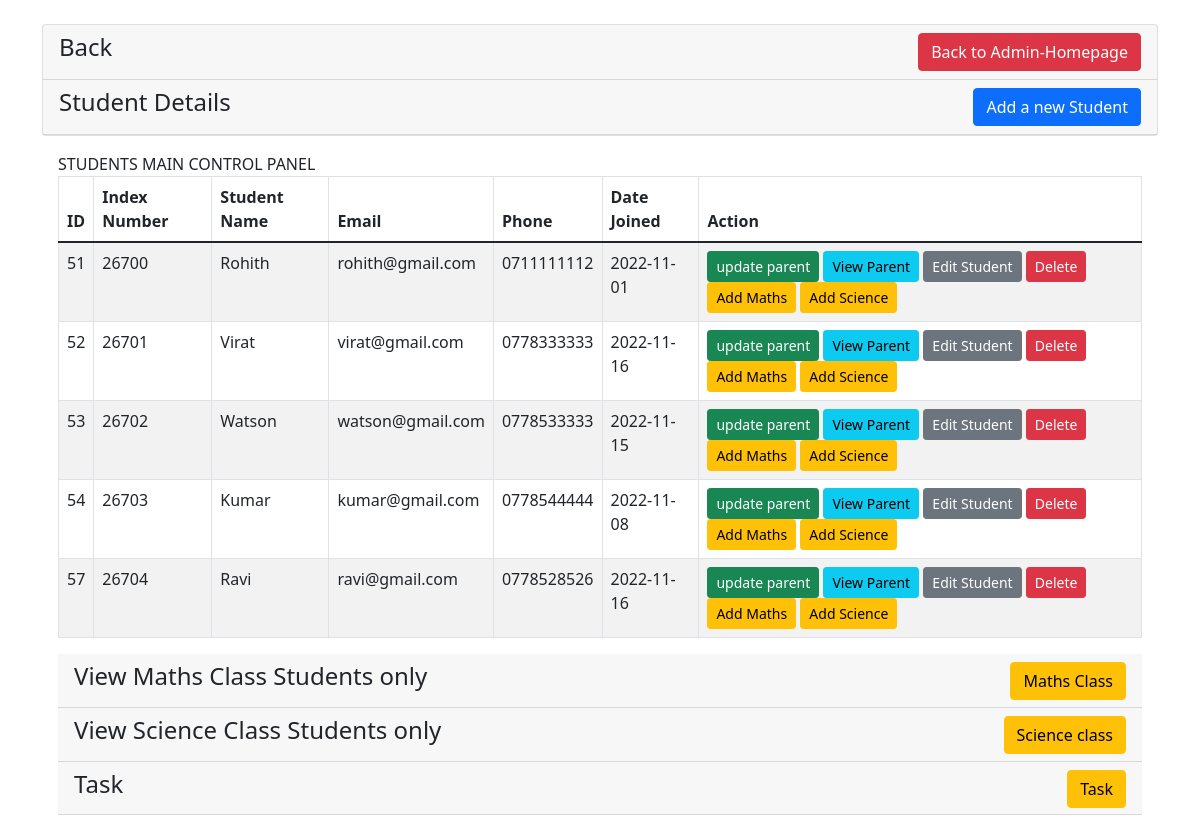
The page / on the database its author committed.
### tables this page shows
CREATE TABLE `student` (
  `stId` int(11) NOT NULL,
  `stName` varchar(200) NOT NULL,
  `indexNumber` varchar(100) NOT NULL,
  `email` varchar(255) NOT NULL,
  `phone` varchar(100) NOT NULL,
  `dateJoined` text NOT NULL
);

### index.php (the view, shortened to what this page needs)
<?php
    require 'dbcon.php';
?>
<!doctype html>
<html lang="en">
  <head>
    <link href="https://cdn.jsdelivr.net/npm/bootstrap@5.1.3/dist/css/bootstrap.min.css" rel="stylesheet">
</head>
<body>
    <div class="container mt-4">
        <div class="row">
            <div class="col-md-12">
                <div class="card">
                    <div class="card-header">
                    <h4>Back
                            <a href="home.php" class="btn btn-danger float-end">Back to Admin-Homepage</a>
                        </h4>
                    </div>
                    <div class="card-header">
                        <h4>Student Details
                            <a href="student-create.php" class="btn btn-primary float-end">Add a new Student</a>
                        </h4>
                        </div>
                    </div>
                    <div class="card-body">
                    <caption>STUDENTS MAIN CONTROL PANEL</caption>
                        <table class="table table-bordered table-striped">
                            <thead>
                                <tr>
                                    <th>ID</th>
                                    <th>Index Number</th>
                                    <th>Student Name</th>
                                    <th>Email</th>
                                    <th>Phone</th>
                                    <th>Date Joined</th>
                                    <th>Action</th>
                                </tr>
                            </thead>
                            <tbody>
                                <?php
                                    $query = "SELECT * FROM student";
                                    $query_run = mysqli_query($con, $query);
                                    if(mysqli_num_rows($query_run) > 0)
                                    {
                                        foreach($query_run as $student)
                                        {
                                            ?>
                                            <tr>
                                                <td><?= $student['stId']; ?></td>
                                                <td><?= $student['indexNumber']; ?></td>
                                                <td><?= $student['stName']; ?></td>
                                                <td><?= $student['email']; ?></td>
                                                <td><?= $student['phone']; ?></td>
                                                <td><?= $student['dateJoined']; ?></td>
                                                <td>
                                                     <a href="parent-add.php?id=<?= $student['indexNumber']; ?>" class="btn btn-success btn-sm">update parent</a>
                                                     <a href="parent-view.php?id=<?=$student['indexNumber']; ?>" class="btn btn-info btn-sm">View Parent</a>
                                                     <a href="student-edit.php?id=<?= $student['stId']; ?>" class="btn btn-secondary btn-sm">Edit Student </a>
                                                    <form action="code.php" method="POST" class="d-inline">
                                                        <button type="submit" name="delete_student" value="<?=$student['indexNumber'];?>" class="btn btn-danger btn-sm">Delete</button>
                                                    </form>
                                                    <form action="code.php" method="POST" class="d-inline">
                                                        <button type="submit" name="add_maths" value="<?=$student['indexNumber'];?>" class="btn btn-warning btn-sm">Add Maths</button>
                                                    </form>
                                                    <form action="code.php" method="POST" class="d-inline">
                                                        <button type="submit" name="add_science" value="<?=$student['indexNumber'];?>" class="btn btn-warning btn-sm">Add Science</button>
                                                    </form>
                                                </td>
                                            </tr>
                                            <?php
                                        }
                                    }
                                    else
                                    {
                                        echo "<h5> No Record Found </h5>";
                                    }
                                ?>
                            </tbody>
                        </table>
                        <div class="card-header">
                    <h4>View Maths Class Students only
                            <a href="maths11.php" class="btn btn-warning float-end">Maths Class</a>
                        </h4>
                    </div>
                    <div class="card-header">
                        <h4>View Science Class Students only
                            <a href="science11.php" class="btn btn-warning float-end">Science class</a>
                        </h4>
                        </div>
                        <div class="card-header">
                        <h4>Task
                            <a href="both11.php" class="btn btn-warning float-end">Task</a>
                        </h4>
                        </div>
                    </div>
                </div>
            </div>
        </div>
</body>
</html>

### rows shown on the page
student: stId "51", indexNumber "26700", stName "Rohith", email "rohith@gmail.com", phone "0711111112", dateJoined "2022-11-01"
student: stId "52", indexNumber "26701", stName "Virat", email "virat@gmail.com", phone "0778333333", dateJoined "2022-11-16"
student: stId "53", indexNumber "26702", stName "Watson", email "watson@gmail.com", phone "0778533333", dateJoined "2022-11-15"
student: stId "54", indexNumber "26703", stName "Kumar", email "kumar@gmail.com", phone "0778544444", dateJoined "2022-11-08"
student: stId "57", indexNumber "26704", stName "Ravi", email "ravi@gmail.com", phone "0778528526", dateJoined "2022-11-16"
